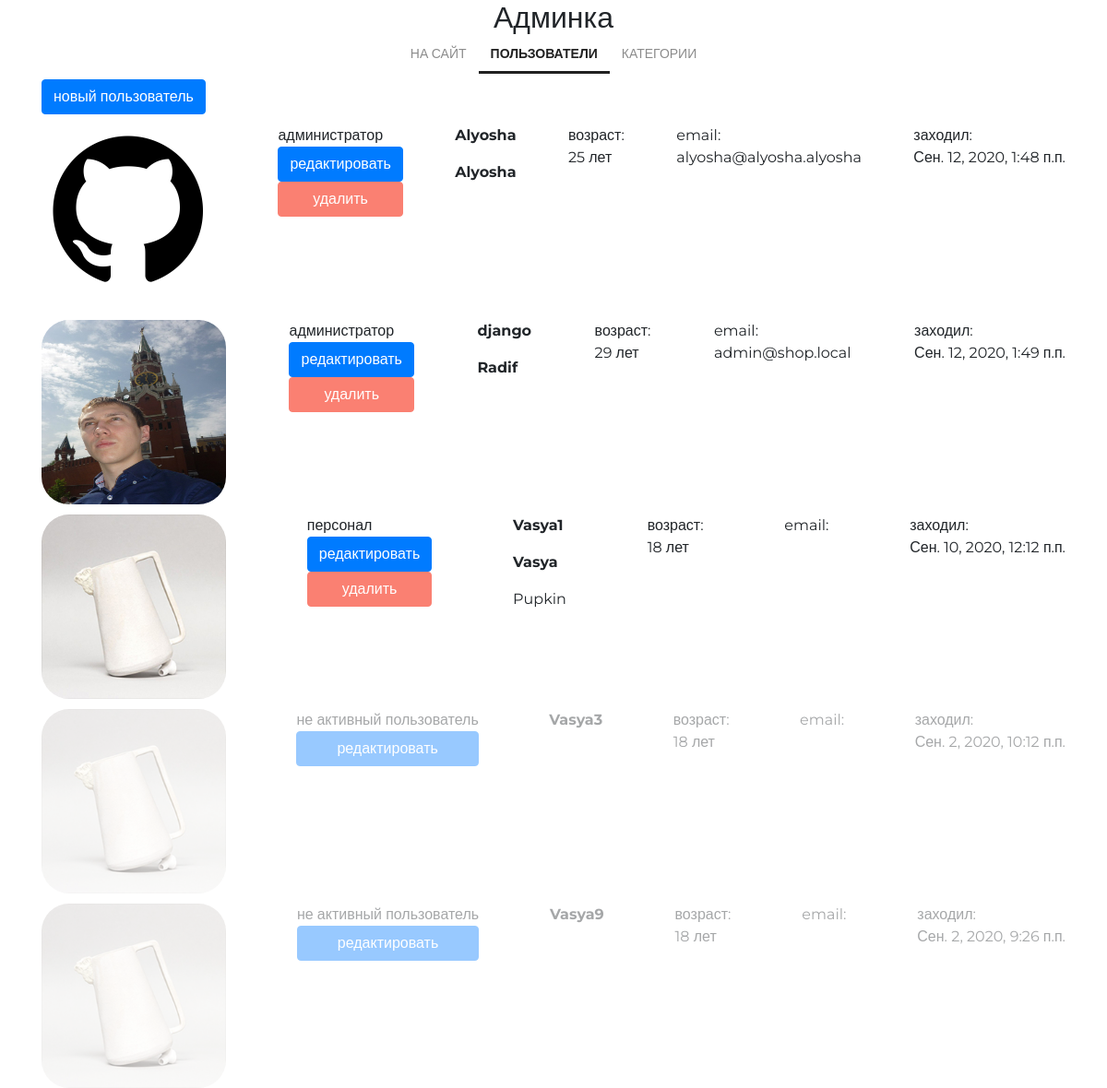
/my/admin/ (signed in), run on an earlier commit of the app's database.
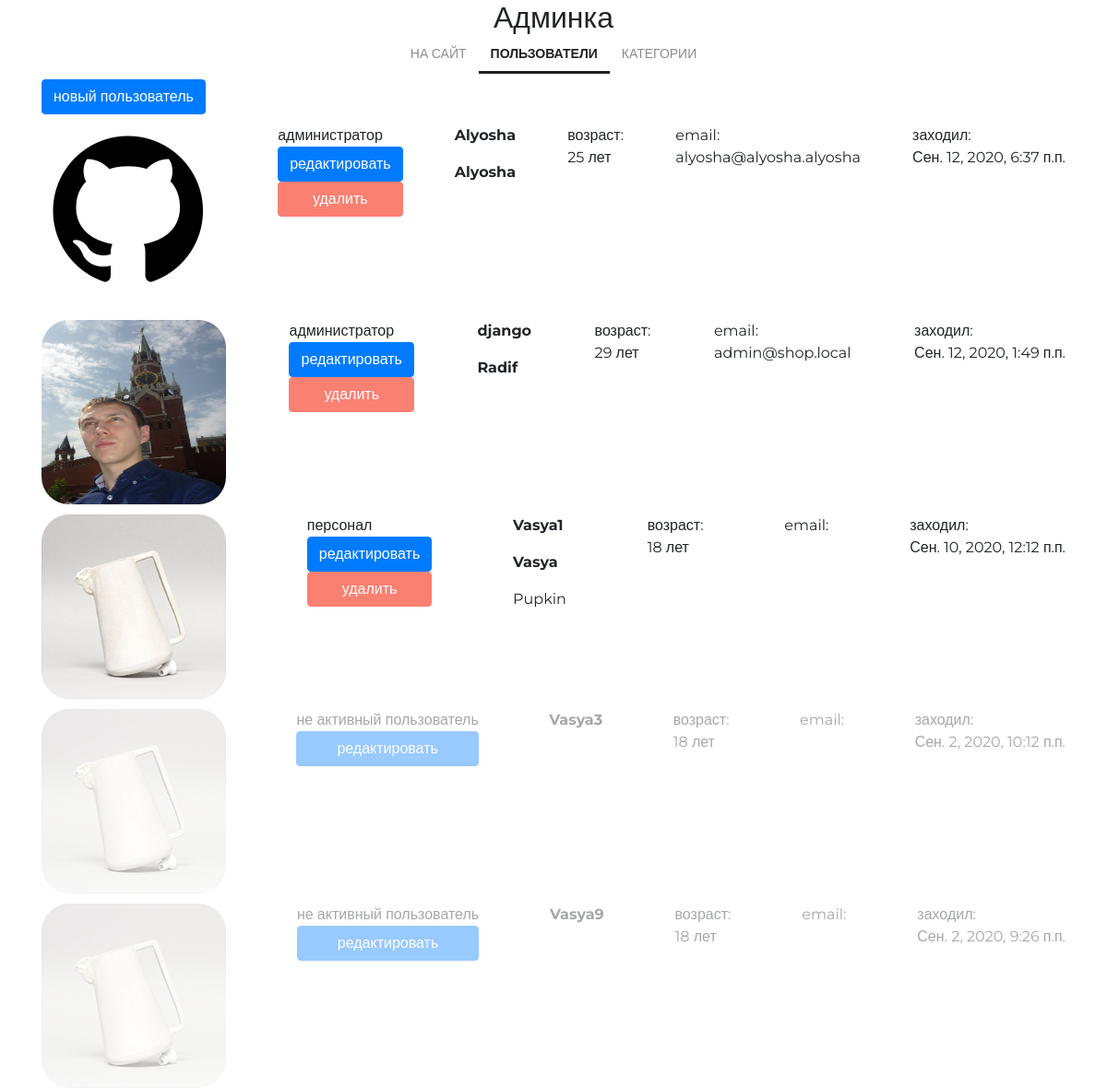
And on a later commit of the database.
### authapp/models.py (models this page shows, shortened)
class ShopUser(AbstractUser):
    age = models.PositiveIntegerField(verbose_name='возраст', null=True)
    avatar = models.ImageField(upload_to='users_avatars', blank=True)
    class Meta:
        ordering = ['-is_active', '-is_superuser', '-is_staff', 'username']

### adminapp/views.py (the view)
# urls.py: path('', adminapp.UsersList.as_view(), name='index'),
class UsersList(OnlySuperUserMixin, PageTitleMixin, MediaUrlMixin, ListView):
    model = get_user_model()
    page_title = 'админка/пользователи'
    media_url = MEDIA_URL

### adminapp/views.py (called while the page is built)
    @method_decorator(user_passes_test(lambda x: x.is_superuser))
    def dispatch(self, request, *args, **kwargs):
        return super().dispatch(request, *args, **kwargs)

    def get_context_data(self, *, object_list=None, **kwargs):
        data = super().get_context_data(object_list=None, **kwargs)
        data['page_title'] = self.page_title
        return data

    def get_context_data(self, *, object_list=None, **kwargs):
        data = super().get_context_data(object_list=None, **kwargs)
        data['media_url'] = self.media_url
        return data

### adminapp/templates/authapp/shopuser_list.html
{% extends 'adminapp/base.html' %}
{% load static %}
{% block container %}
    <div class="users-list">
        <a href="{% url 'my_admin:user_create' %}" class="btn btn-primary new-user">
            новый пользователь
        </a>
        {% for shop_user in object_list %}
            <div class="user-record
                {% if not shop_user.is_active %}
                    not-active
                {% endif %}">
                <img src="{{ media_url }}{{ shop_user.avatar|default:'users_avatars/default.jpg' }}"
                     alt="{{ shop_user.username }}">
                <div class="user-role">
                    {% if not shop_user.is_active %}
                        не активный
                    {% endif %}
                    {% if shop_user.is_superuser %}
                        администратор
                    {% elif shop_user.is_staff %}
                        персонал
                    {% else %}
                        пользователь
                    {% endif %}
                    <a href="{% url 'my_admin:user_update' pk=shop_user.pk %}"
                       class="btn btn-primary">
                        редактировать
                    </a>
                    {% if shop_user.is_active %}
                        <a href="{% url 'my_admin:user_delete' pk=shop_user.pk %}"
                           class="btn btn-primary">
                            удалить
                        </a>
                    {% endif %}
                </div>
                <div class="user-name">
                    <p><strong>{{ shop_user.username }}</strong></p>
                    <p>
                        {% if shop_user.first_name %}
                            <b>{{ shop_user.first_name|title }}</b>
                            {% if shop_user.last_name %}
                                <p>{{ shop_user.last_name|title }}</p>
                            {% endif %}
                        {% endif %}
                    </p>
                </div>
                <div class="user-age">
                    возраст:<br>
                    {{ shop_user.age }} лет
                </div>
                <div class="user-email">
                    email:<br>
                    {{ shop_user.email }}
                </div>
                <div class="user-lastlogin">
                    заходил:<br>
                    {{ shop_user.last_login }}
                </div>
            </div>
        {% endfor %}
    </div>
{% endblock %}

What changed in the data, as far as the page shows it:
changed ShopUser "Alyosha": last_login "Сен. 12, 2020, 1:48 п.п." → "Сен. 12, 2020, 6:37 п.п."
